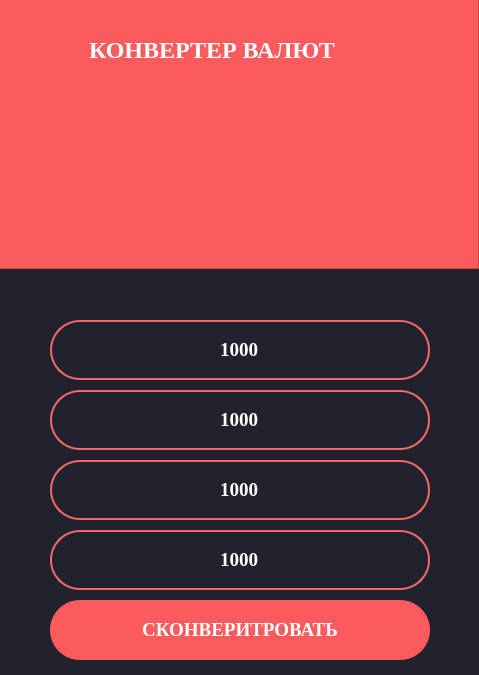
<?xml version="1.0" encoding="UTF-8"?>
<ui version="4.0">
 <class>MainWindow</class>
 <widget class="QMainWindow" name="MainWindow">
  <property name="geometry">
   <rect>
    <x>0</x>
    <y>0</y>
    <width>479</width>
    <height>675</height>
   </rect>
  </property>
  <property name="windowTitle">
   <string>MainWindow</string>
  </property>
  <property name="styleSheet">
   <string notr="true">background-color:#22222e
</string>
  </property>
  <widget class="QWidget" name="centralwidget">
   <property name="styleSheet">
    <string notr="true">background-color:#22222e\n</string>
   </property>
   <widget class="QFrame" name="frame">
    <property name="geometry">
     <rect>
      <x>-1</x>
      <y>-1</y>
      <width>480</width>
      <height>270</height>
     </rect>
    </property>
    <property name="styleSheet">
     <string notr="true">background-color:#fb5b5d
</string>
    </property>
    <property name="frameShape">
     <enum>QFrame::StyledPanel</enum>
    </property>
    <property name="frameShadow">
     <enum>QFrame::Raised</enum>
    </property>
    <widget class="QLabel" name="label">
     <property name="geometry">
      <rect>
       <x>90</x>
       <y>0</y>
       <width>321</width>
       <height>101</height>
      </rect>
     </property>
     <property name="font">
      <font>
       <family>Times New Roman</family>
       <pointsize>18</pointsize>
       <weight>75</weight>
       <bold>true</bold>
      </font>
     </property>
     <property name="styleSheet">
      <string notr="true">color:white
</string>
     </property>
     <property name="text">
      <string>КОНВЕРТЕР ВАЛЮТ</string>
     </property>
    </widget>
    <widget class="QLabel" name="label_2">
     <property name="geometry">
      <rect>
       <x>140</x>
       <y>70</y>
       <width>231</width>
       <height>171</height>
      </rect>
     </property>
     <property name="text">
      <string/>
     </property>
     <property name="pixmap">
      <pixmap>../exchanging.png</pixmap>
     </property>
    </widget>
   </widget>
   <widget class="QLineEdit" name="input_currency">
    <property name="geometry">
     <rect>
      <x>50</x>
      <y>320</y>
      <width>380</width>
      <height>60</height>
     </rect>
    </property>
    <property name="font">
     <font>
      <family>Times New Roman</family>
      <pointsize>14</pointsize>
      <weight>75</weight>
      <bold>true</bold>
     </font>
    </property>
    <property name="styleSheet">
     <string notr="true">background-color:#22222e;
border: 2px solid #f66867;
border-radius: 30px;
color: white;</string>
    </property>
    <property name="text">
     <string>1000</string>
    </property>
    <property name="alignment">
     <set>Qt::AlignCenter</set>
    </property>
   </widget>
   <widget class="QLineEdit" name="input_amount">
    <property name="geometry">
     <rect>
      <x>50</x>
      <y>390</y>
      <width>380</width>
      <height>60</height>
     </rect>
    </property>
    <property name="font">
     <font>
      <family>Times New Roman</family>
      <pointsize>14</pointsize>
      <weight>75</weight>
      <bold>true</bold>
     </font>
    </property>
    <property name="styleSheet">
     <string notr="true">background-color:#22222e;
border: 2px solid #f66867;
border-radius: 30px;
color: white;</string>
    </property>
    <property name="text">
     <string>1000</string>
    </property>
    <property name="alignment">
     <set>Qt::AlignCenter</set>
    </property>
   </widget>
   <widget class="QLineEdit" name="output_currency">
    <property name="geometry">
     <rect>
      <x>50</x>
      <y>460</y>
      <width>380</width>
      <height>60</height>
     </rect>
    </property>
    <property name="font">
     <font>
      <family>Times New Roman</family>
      <pointsize>14</pointsize>
      <weight>75</weight>
      <bold>true</bold>
     </font>
    </property>
    <property name="styleSheet">
     <string notr="true">background-color:#22222e;
border: 2px solid #f66867;
border-radius: 30px;
color: white;</string>
    </property>
    <property name="text">
     <string>1000</string>
    </property>
    <property name="alignment">
     <set>Qt::AlignCenter</set>
    </property>
   </widget>
   <widget class="QLineEdit" name="output_amount">
    <property name="geometry">
     <rect>
      <x>50</x>
      <y>530</y>
      <width>380</width>
      <height>60</height>
     </rect>
    </property>
    <property name="font">
     <font>
      <family>Times New Roman</family>
      <pointsize>14</pointsize>
      <weight>75</weight>
      <bold>true</bold>
     </font>
    </property>
    <property name="styleSheet">
     <string notr="true">background-color:#22222e;
border: 2px solid #f66867;
border-radius: 30px;
color: white;</string>
    </property>
    <property name="text">
     <string>1000</string>
    </property>
    <property name="alignment">
     <set>Qt::AlignCenter</set>
    </property>
   </widget>
   <widget class="QPushButton" name="pushButton">
    <property name="geometry">
     <rect>
      <x>50</x>
      <y>600</y>
      <width>380</width>
      <height>60</height>
     </rect>
    </property>
    <property name="font">
     <font>
      <family>Times New Roman</family>
      <pointsize>14</pointsize>
      <weight>75</weight>
      <bold>true</bold>
     </font>
    </property>
    <property name="styleSheet">
     <string notr="true">QPushButton {
color:white;
background-color: #fb5b5d;
border-radius:30;
} 

QPushButton:pressed {
backgrounf-color: #fa4244;
}</string>
    </property>
    <property name="text">
     <string>СКОНВЕРИТРОВАТЬ</string>
    </property>
   </widget>
  </widget>
 </widget>
 <resources/>
 <connections/>
</ui>
